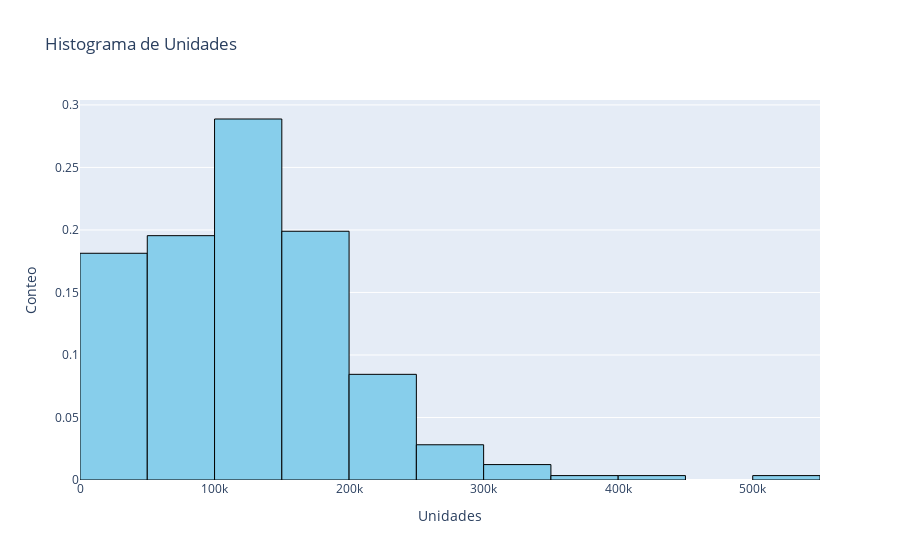
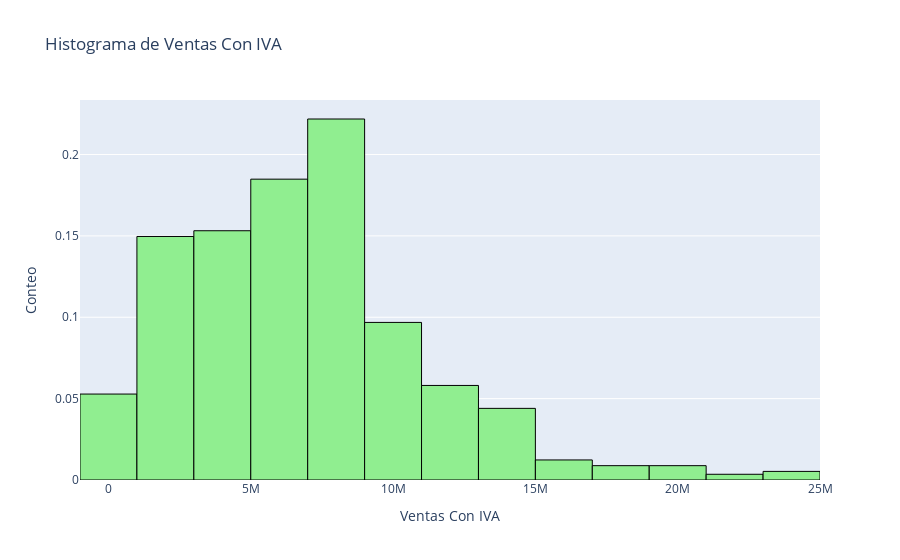
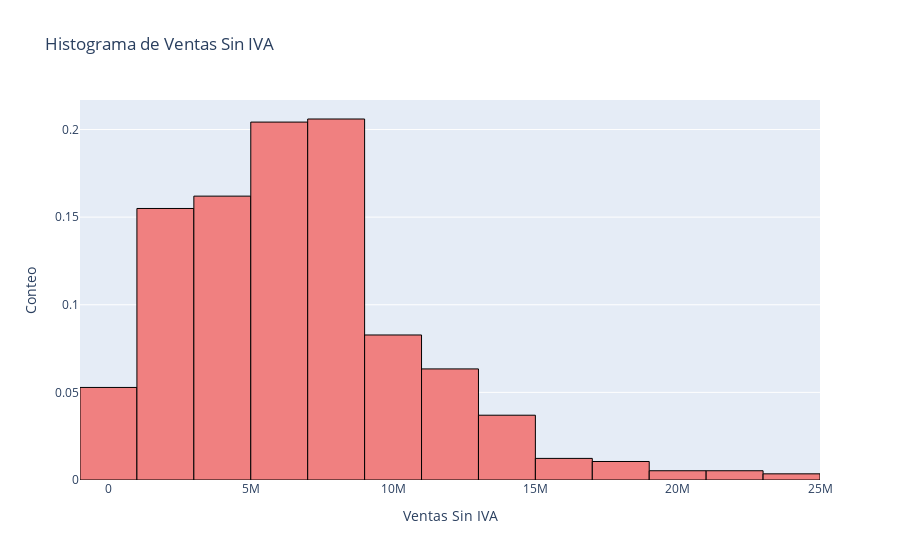
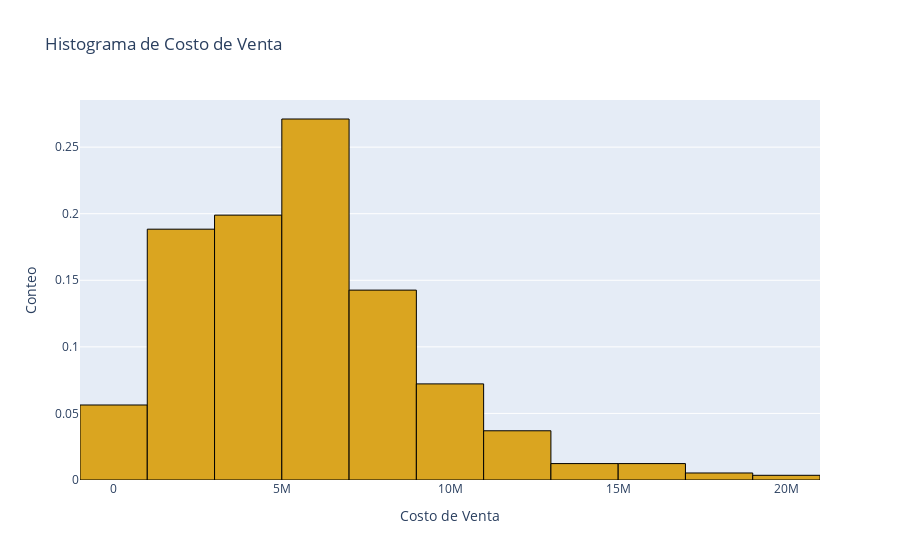

The code cell stored with these charts, in order, in its notebook:
### Code cell
# Creamos los histogramas

# Iterar sobre la lista de columnas numéricas
for col, color in zip(data_num_cols, colors):
    # Crear el histograma
    fig = px.histogram(data, x=col, nbins=15, title=f"Histograma de {col}",
                       color_discrete_sequence=[color],histnorm='probability')

    # Actualizar el diseño para agregar un contorno negro a las barras
    fig.update_traces(marker=dict(line=dict(color='black', width=1)))

    # Actualizar la etiqueta del eje y
    fig.update_layout(yaxis_title='Conteo')

    # Mostrar el histograma
    fig.show()

### Figure 1 — Plotly figure (JSON) as saved in the notebook; plotly's stock layout.template omitted (floating-point values rounded to 4 significant figures; data arrays with more than 128 entries replaced by an {"elided": "..."} marker saying what was removed)
{"data": [{"alignmentgroup": "True", "bingroup": "x", "histnorm": "probability", "hovertemplate": "Unidades=%{x}<br>probability=%{y}<extra></extra>", "legendgroup": "", "marker": {"color": "skyblue", "line": {"color": "black", "width": 1}, "pattern": {"shape": ""}}, "name": "", "nbinsx": 15, "offsetgroup": "", "orientation": "v", "showlegend": false, "type": "histogram", "x": {"elided": "568 int values"}, "xaxis": "x", "yaxis": "y"}], "layout": {"autosize": true, "barmode": "relative", "legend": {"tracegroupgap": 0}, "title": {"text": "Histograma de Unidades"}, "xaxis": {"anchor": "y", "autorange": true, "domain": [0, 1], "range": [-0.5, 550000.0], "title": {"text": "Unidades"}, "type": "linear"}, "yaxis": {"anchor": "x", "autorange": true, "domain": [0, 1], "range": [0, 0.3039], "title": {"text": "Conteo"}}}}

### Figure 2 — Plotly figure (JSON) as saved in the notebook; plotly's stock layout.template omitted (floating-point values rounded to 4 significant figures; data arrays with more than 128 entries replaced by an {"elided": "..."} marker saying what was removed)
{"data": [{"alignmentgroup": "True", "bingroup": "x", "histnorm": "probability", "hovertemplate": "Ventas Con IVA=%{x}<br>probability=%{y}<extra></extra>", "legendgroup": "", "marker": {"color": "lightgreen", "line": {"color": "black", "width": 1}, "pattern": {"shape": ""}}, "name": "", "nbinsx": 15, "offsetgroup": "", "orientation": "v", "showlegend": false, "type": "histogram", "x": {"elided": "568 float values"}, "xaxis": "x", "yaxis": "y"}], "layout": {"autosize": true, "barmode": "relative", "legend": {"tracegroupgap": 0}, "title": {"text": "Histograma de Ventas Con IVA"}, "xaxis": {"anchor": "y", "autorange": true, "domain": [0, 1], "range": [-1000000, 25000000], "title": {"text": "Ventas Con IVA"}, "type": "linear"}, "yaxis": {"anchor": "x", "autorange": true, "domain": [0, 1], "range": [0, 0.2335], "title": {"text": "Conteo"}}}}

### Figure 3 — Plotly figure (JSON) as saved in the notebook; plotly's stock layout.template omitted (floating-point values rounded to 4 significant figures; data arrays with more than 128 entries replaced by an {"elided": "..."} marker saying what was removed)
{"data": [{"alignmentgroup": "True", "bingroup": "x", "histnorm": "probability", "hovertemplate": "Ventas Sin IVA=%{x}<br>probability=%{y}<extra></extra>", "legendgroup": "", "marker": {"color": "lightcoral", "line": {"color": "black", "width": 1}, "pattern": {"shape": ""}}, "name": "", "nbinsx": 15, "offsetgroup": "", "orientation": "v", "showlegend": false, "type": "histogram", "x": {"elided": "568 float values"}, "xaxis": "x", "yaxis": "y"}], "layout": {"autosize": true, "barmode": "relative", "legend": {"tracegroupgap": 0}, "title": {"text": "Histograma de Ventas Sin IVA"}, "xaxis": {"anchor": "y", "autorange": true, "domain": [0, 1], "range": [-1000000, 25000000], "title": {"text": "Ventas Sin IVA"}, "type": "linear"}, "yaxis": {"anchor": "x", "autorange": true, "domain": [0, 1], "range": [0, 0.2168], "title": {"text": "Conteo"}}}}

### Figure 4 — Plotly figure (JSON) as saved in the notebook; plotly's stock layout.template omitted (floating-point values rounded to 4 significant figures; data arrays with more than 128 entries replaced by an {"elided": "..."} marker saying what was removed)
{"data": [{"alignmentgroup": "True", "bingroup": "x", "histnorm": "probability", "hovertemplate": "Costo de Venta=%{x}<br>probability=%{y}<extra></extra>", "legendgroup": "", "marker": {"color": "goldenrod", "line": {"color": "black", "width": 1}, "pattern": {"shape": ""}}, "name": "", "nbinsx": 15, "offsetgroup": "", "orientation": "v", "showlegend": false, "type": "histogram", "x": {"elided": "568 float values"}, "xaxis": "x", "yaxis": "y"}], "layout": {"autosize": true, "barmode": "relative", "legend": {"tracegroupgap": 0}, "title": {"text": "Histograma de Costo de Venta"}, "xaxis": {"anchor": "y", "autorange": true, "domain": [0, 1], "range": [-1000000, 21000000], "title": {"text": "Costo de Venta"}, "type": "linear"}, "yaxis": {"anchor": "x", "autorange": true, "domain": [0, 1], "range": [0, 0.2854], "title": {"text": "Conteo"}}}}
